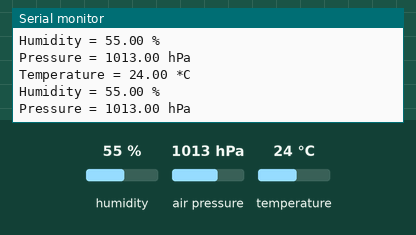
Recording of a sketch running on a simulated ESP32. Parts: the last lines printed to the serial monitor. Inputs (shaded band) come from the test bench; at power-on: humidity 55 %, air pressure 1013 hPa, temperature 24 °C.

Above: at 1.8 s.
1.9 s: humidity set to 22 %
At 2.4 s:
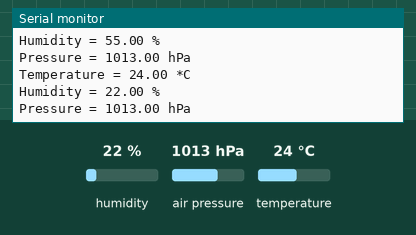
3.4 s: air pressure set to 952 hPa
At 4.7 s:
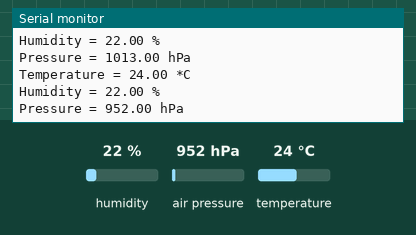
4.9 s: temperature set to 12 °C
At 5.9 s:
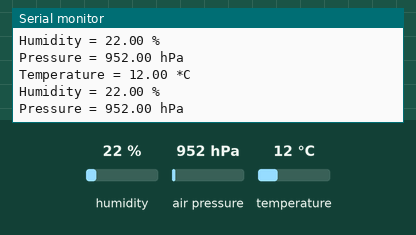

The sketch:

BME280.ino
```cpp
#include <Wire.h>
#include <SPI.h>
#include <Adafruit_BME280.h>

Adafruit_BME280 bme;
Adafruit_Sensor *bme_temp = bme.getTemperatureSensor();
Adafruit_Sensor *bme_pressure = bme.getPressureSensor();
Adafruit_Sensor *bme_humidity = bme.getHumiditySensor();

void setup() {
  Serial.begin(9600);
  Serial.println(F("BME280 Sensor event test"));


  Wire.begin(4, 5); // SDA = D4, SCL = D5

  if (!bme.begin(0x76, &Wire)) {
    Serial.println(F("Could not find a valid BME280 sensor, check wiring!"));
    while (1) delay(10);
  }

  bme_temp->printSensorDetails();
  bme_pressure->printSensorDetails();
  bme_humidity->printSensorDetails();
}

void loop() {
  sensors_event_t temp_event, pressure_event, humidity_event;
  bme_temp->getEvent(&temp_event);
  bme_pressure->getEvent(&pressure_event);
  bme_humidity->getEvent(&humidity_event);

  Serial.print(F("Temperature = "));
  Serial.print(temp_event.temperature);
  Serial.println(" *C");

  Serial.print(F("Humidity = "));
  Serial.print(humidity_event.relative_humidity);
  Serial.println(" %");

  Serial.print(F("Pressure = "));
  Serial.print(pressure_event.pressure);
  Serial.println(" hPa");

  Serial.println();
  delay(1000);
}
```

Measured:
- after the input at 1.9 s, the serial monitor: prints a new line after 0.15 s (image 1)
- after the input at 3.4 s, the serial monitor: prints a new line after 0.68 s (image 2)
- after the input at 4.9 s, the serial monitor: prints a new line after 0.19 s (image 3)
